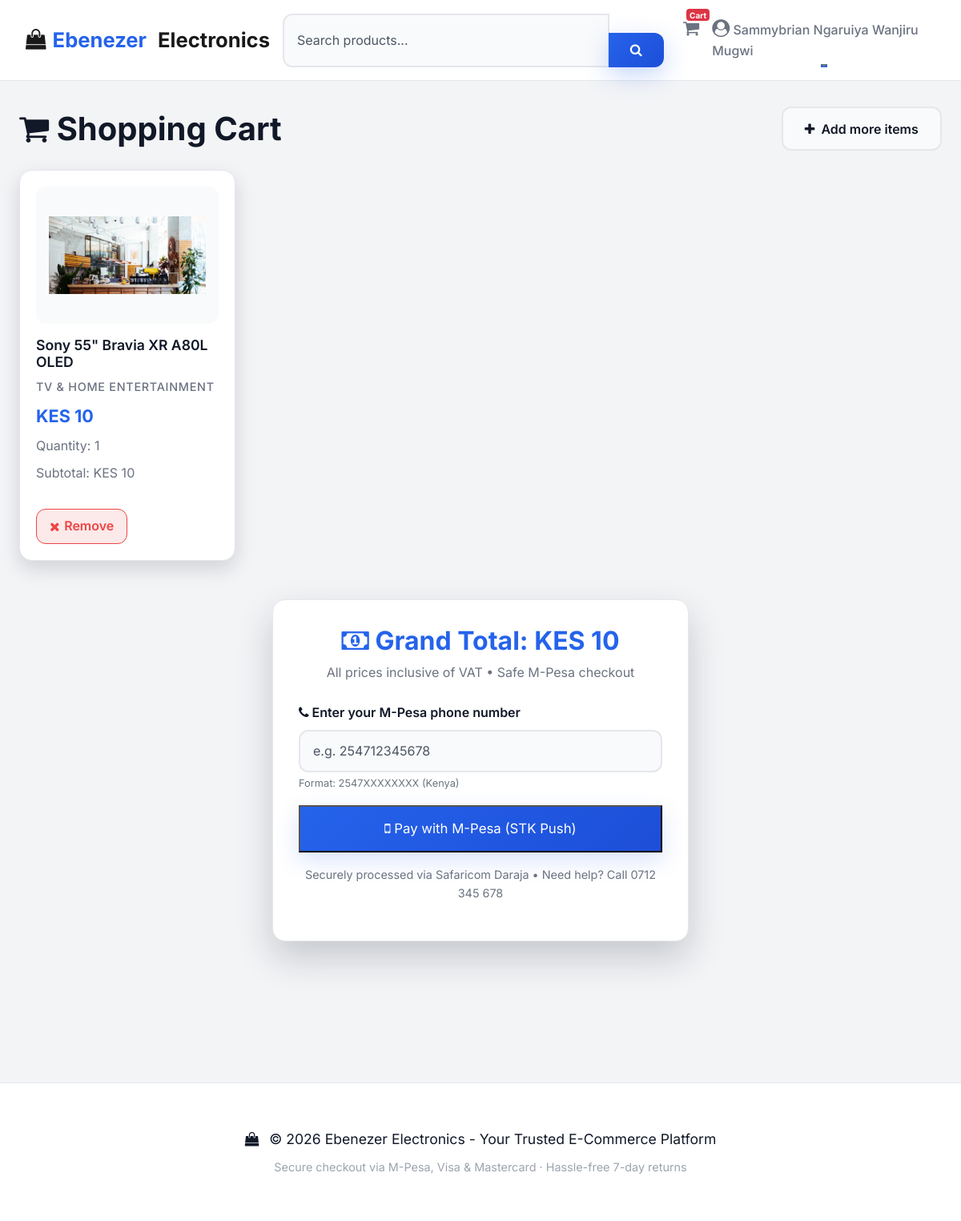
Screenshot of /cart (signed in) with the database file from the repository.
### app/db_models.py (models this page shows, shortened)
class User(UserMixin, db.Model):
	__tablename__ = "users"
	id = db.Column(db.Integer, primary_key=True)
	name = db.Column(db.Text, nullable=False)
	email = db.Column(db.String(50), nullable=False)
	phone = db.Column(db.String(50), nullable=False)
	password = db.Column(db.String(250), nullable=False)
	admin = db.Column(db.Boolean, nullable=True, default=False)
	email_confirmed = db.Column(db.Boolean, nullable=True, default=False)
	cart = db.relationship('Cart', backref='buyer')
	orders = db.relationship("Order", backref='customer')

class Item(db.Model):
	__tablename__ = "items"
	id = db.Column(db.Integer, primary_key=True)
	name = db.Column(db.String(100), nullable=False)
	price = db.Column(db.Float, nullable=False)
	category = db.Column(db.Text, nullable=False)
	image = db.Column(db.String(250), nullable=False)
	details = db.Column(db.String(250), nullable=False)
	price_id = db.Column(db.String(250), nullable=True)
	orders = db.relationship("Ordered_item", backref="item")
	in_cart = db.relationship("Cart", backref="item")

### app/__init__.py (the view)
@app.route("/cart")
@login_required
def cart():
    price = 0
    items = []
    quantity = []
    for cart in current_user.cart:
        items.append(cart.item)
        quantity.append(cart.quantity)
        price += cart.item.price*cart.quantity
    return render_template('cart.html', items=items, price=price, quantity=quantity, category_labels=CATEGORY_LABELS)

### app/__init__.py (called while the page is built)
@app.context_processor
def inject_now():
    return {'now': datetime.utcnow()}

@login_manager.user_loader
def load_user(user_id):
    return User.query.get(user_id)

@app.template_filter('currency_kes')
def currency_kes(value):
    try:
        value = float(value)
    except (TypeError, ValueError):
        return value
    return f"KES {value:.0f}"

### app/templates/cart.html (shortened to what this page needs)
{% extends "base.html" %}
{% block content %}
{% if not items %}
	<div class="flash-error" style="text-align: center;">
		<i class="fa fa-shopping-cart" style="font-size: 3rem; margin-bottom: 1rem; display: block; opacity: 0.5;"></i>
		<h3>Your cart is empty!</h3>
		<p>Start shopping to add items to your cart</p>
		<a href="{{ url_for('home') }}" style="color: var(--accent); font-weight: 600; text-decoration: underline;">
			<i class="fa fa-arrow-left"></i> Discover new items
		</a>
	</div>
{% else %}
	<div class="section-heading">
		<h2><i class="fa fa-shopping-cart"></i> Shopping Cart</h2>
		<a class="btn btn-outline" href="{{ url_for('home') }}"><i class="fa fa-plus"></i> Add more items</a>
	</div>
	<div class="items">
	{% for i in range(items|length) %}
		<div class="item">
			<div class="img-wrapper">
				<img loading="lazy" src="{{ items[i].image }}" alt="{{ items[i].name }}" class="pic">
			</div>
			<div class="item-content">
				<h3 class="item-title">{{ items[i].name }}</h3>
				<span class="item-category">{{ category_labels.get(items[i].category, items[i].category.title()) if category_labels is defined else items[i].category }}</span>
				<div class="price-tag">{{ items[i].price | currency_kes }}</div>
				<p style="margin: 0; color: var(--muted);">Quantity: {{ quantity[i] }}</p>
				<p style="margin: 0; color: var(--muted);">Subtotal: {{ (quantity[i]*items[i].price) | currency_kes }}</p>
			</div>
			<div class="item-actions" style="margin-top: 1rem;">
				<a href="{{ url_for('remove', id=items[i].id, quantity=quantity[i]) }}" class="remove-from-cart" style="display: inline-flex; align-items: center; justify-content: center; gap: 0.35rem;">
					<i class="fa fa-times"></i> Remove
				</a>
			</div>
		</div>
	{% endfor %}
	</div>
	{% if price %}
	<div class="check">
		<form method="POST" action="{{ url_for('mpesa_checkout') }}">
			<div style="text-align: center; margin-bottom: 1.5rem;">
				<h3 style="color: var(--accent); font-weight: 700;">
					<i class="fa fa-money"></i> Grand Total: {{ price | currency_kes }}
				</h3>
				<p style="color: var(--muted); margin: 0;">All prices inclusive of VAT • Safe M-Pesa checkout</p>
			</div>
			<div class="form-group">
				<label for="phone" style="font-weight: 600; color: var(--text);">
					<i class="fa fa-phone"></i> Enter your M-Pesa phone number
				</label>
				<input type="text" class="form-control" id="phone" name="phone" placeholder="e.g. 254712345678" required>
				<small class="form-text text-muted">Format: 2547XXXXXXXX (Kenya)</small>
			</div>
			<button class="checkout">
				<i class="fa fa-mobile"></i> Pay with M-Pesa (STK Push)
			</button>
			<p style="text-align: center; color: var(--muted); margin-top: 1rem; font-size: 0.9rem;">
				Securely processed via Safaricom Daraja • Need help? Call 0712 345 678
			</p>
		</form>
	</div>
	{% endif %}
{% endif %}
{% endblock %}

### app/templates/base.html (shortened to what this page needs)
{% import "bootstrap/wtf.html" as wtf %}
<!DOCTYPE html>
<html lang="en">
  <head>
    <link rel="stylesheet" href="https://maxcdn.bootstrapcdn.com/bootstrap/4.0.0/css/bootstrap.min.css">
    <link rel="stylesheet" type="text/css" href="{{ url_for('static', filename='styles.css') }}">
    <link rel="stylesheet" href="https://cdnjs.cloudflare.com/ajax/libs/font-awesome/4.7.0/css/font-awesome.min.css">
  </head>
  <body>
    <nav class="navbar navbar-expand-lg navbar-light">
      <a class="navbar-brand" href="{{ url_for('home') }}">
        <i class="fa fa-shopping-bag"></i>
        <span>Ebenezer</span>&nbsp;Electronics
      </a>
      <div class="collapse navbar-collapse" id="navbarSupportedContent">
        <form class="form-inline my-2 my-lg-0 ml-auto" action="{{ url_for('search') }}">
          <div class="input-group">
            <input class="form-control" type="search" name="query" placeholder="Search products..." size="40" required>
            <div class="input-group-append">
              <button class="btn btn-accent" type="submit"><i class="fa fa-search"></i></button>
            </div>
          </div>
        </form>
        <ul class="navbar-nav ml-3">
          {% if not current_user.is_authenticated %}
          <li class="nav-item">
            <a class="nav-link" href="{{ url_for('home') }}"><i class="fa fa-home"></i> Home</a>
          </li>
            <li class="nav-item">
              <a class="nav-link" href="{{ url_for('login') }}"><i class="fa fa-sign-in"></i> Login</a>
            </li>
            <li class="nav-item">
              <a class="nav-link" href="{{ url_for('register') }}"><i class="fa fa-user-plus"></i> Register</a>
            </li>
          {% else %}
            <li class="nav-item">
              <a class="nav-link" href="{{ url_for('cart') }}" style="position: relative;">
                <i class="fa fa-shopping-cart" style="font-size:22px"></i>
                <span class="badge badge-danger" style="position: absolute; top: -5px; right: -5px; font-size: 10px;">Cart</span>
              </a>
            </li>
          <li class="nav-item dropdown">
            <a class="nav-link dropdown-toggle" href="#" id="navbarDropdown" role="button" data-toggle="dropdown" aria-haspopup="true" aria-expanded="false">
              <i class='fa fa-user-circle' style='font-size:22px'></i> {{ current_user.name }}
            </a>
          </li>
          {% endif %}
        </ul>
      </div>
    </nav>
    <div class="container">
      <div class="main">
        {% block content %}
        {% endblock %}
      </div>
    </div>
    <footer class="text-center text-lg-start">
      <div class="text-center p-4">
        <p style="margin: 0; font-size: 1.1rem;">
          <i class="fa fa-shopping-bag" style="margin-right: 0.5rem;"></i>
          © {{ now.year }} Ebenezer Electronics - Your Trusted E-Commerce Platform
        </p>
        <p style="margin: 0.5rem 0 0 0; color: #9ca3af; font-size: 0.9rem;">
          Secure checkout via M-Pesa, Visa & Mastercard · Hassle-free 7-day returns
        </p>
      </div>
    </footer>
  </body>
</html>

### rows the page displays
User: name "Sammybrian Ngaruiya Wanjiru Mugwi"
Item: image (picture), name "Sony 55\" Bravia XR A80L OLED", category "TV & HOME ENTERTAINMENT", price "KES 10", (quantity[i]*items[i].price)|currency_kes "KES 10"

### other values shown
{{ quantity[i] }} "1"
{{ price | currency_kes }} "KES 10"
